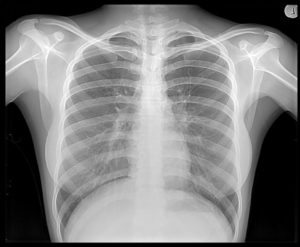
#> input picture lab4/Xray-300x247.jpg, 300 x 247 px, given in place of Xray.jpg, which was not available
$ python zadanie1.py
#> lines starting #> are read from the running program, lines starting #| are printed output that depends on the picture; pictures that were not available may be replaced by others from this repository, and a replacement may not be noted
#zmiana working directory na folder zawierajacy zdjecie
import os
os.chdir('/Users/komala/Documents/Python/zdjecia')

#importowanie uzywanych bibliotek
from matplotlib import pyplot as plt
import numpy as np
from skimage.color import rgb2gray
from skimage.exposure import cumulative_distribution
import cv2

#funkcja do rysowania histogramu i obrazu
def createHistogram(image,number_of_bins=256,cumulative=False):
    plt.figure()
    plt.subplot(2,1,1)
    plt.imshow(image,'gray')
    plt.xticks([]),plt.yticks([])
    plt.title('Picture')
    plt.subplot(2,1,2)
    plt.hist(np.ravel(image),bins = number_of_bins,cumulative = cumulative)
    plt.title('Histogram')
    plt.show()

#funkcja do pokazywania roznic pomiedzy obrazami
def showDifference(compute_img,gray_image):
    difference = np.subtract(compute_img,gray_image)
    plt.figure()
    plt.imshow(difference,'gray')
    plt.title('Difference between images')

#funkcja cdf(cumulative distibution funcyion)
def cdf(image):
    c, b = cumulative_distribution(image)
    c = np.insert(c, 0, [0]*b[0])
    c = np.append(c, [1]*(255-b[-1]))
    return c


#funkcja do wyrownywania histogramu
def equal_hist(image,number_of_bins=256):
    c = cdf(image)
    c_floor = np.floor(c*(number_of_bins-1))
    equal_img = (np.reshape(c_floor[image.ravel()],image.shape)).astype(np.uint8)
    return equal_img


#funkcja do dopasowywania histogramu
def match_hist(image_in,image_temp,number_of_bins=256):
    c = cdf(image_in)
    c_t = cdf(image_temp)
    pixels = np.arange(number_of_bins)
    new_pixels = np.interp(c, c_t, pixels)
    match_img = (np.reshape(new_pixels[image_in.ravel()], image_in.shape)).astype(np.uint8)
    return match_img


#gray picture - input
img = plt.imread('Xray.jpg')
#> img is the input picture: shape (247, 300, 3); min 0, max 255, mean 126.9
img_gray = rgb2gray(img)
img_gray_u8 = np.asarray(img_gray*255, dtype=np.uint8)
createHistogram(img_gray_u8,cumulative=True)
#gray picture - template
imgt = plt.imread('CT_lungs.png')
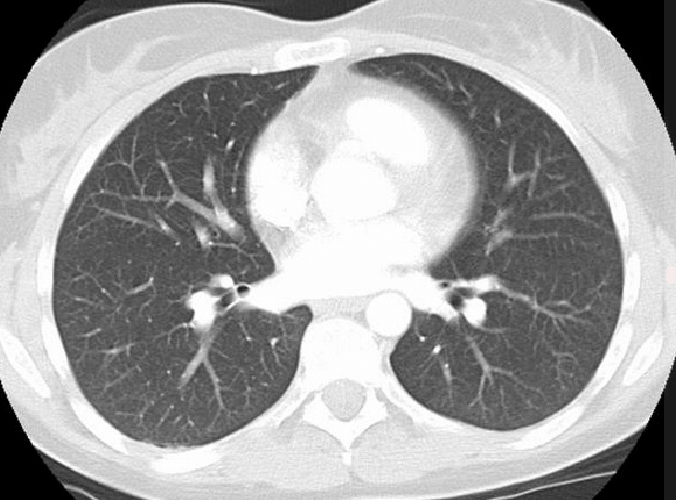
#> input picture lab6/CT_lungs.png, 676 x 500 px, found by its file name
#> imgt is the input picture: shape (500, 676, 4) float32; mean R, G, B, A 0.637, 0.637, 0.637, 1
imgt_gray = rgb2gray(imgt)
imgt_gray_u8 = np.asarray(imgt_gray*255, dtype=np.uint8)
createHistogram(imgt_gray_u8,cumulative=True)
#> call 2 of createHistogram, with number_of_bins = 256, cumulative = True
#> in createHistogram (call 2), `plt.show()`:
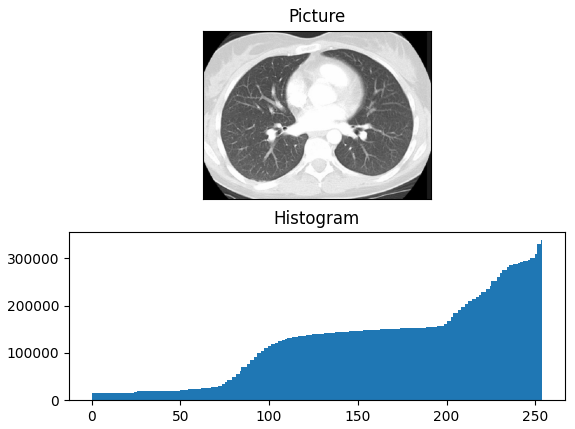
#> figure drawn by matplotlib, 2 panels; panel 2: tallest bar 338000 high, from x = 253 to 254

#equaled picture
equal_img = equal_hist(img_gray_u8)
#> in cdf, `c, b = cumulative_distribution(image)`: c = 256 values from 0.119 to 1; b = 256 values from 0 to 255
#> in equal_hist, `c = cdf(image)`: c = 256 values from 0.119 to 1
#> in equal_hist, `c_floor = np.floor(c*(number_of_bins-1))`: c_floor = 256 values from 30 to 255
#> in equal_hist, `equal_img = (np.reshape(c_floor[image.ravel()],image.shape)).astype(np..`:
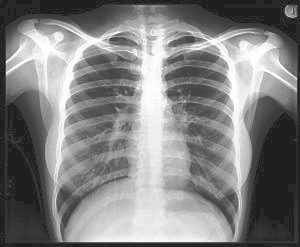
#> equal_img: shape (247, 300); min 30, max 255, mean 129.8
createHistogram(equal_img,cumulative=True)
#roznica pomiedzy obrazami
showDifference(equal_img,img_gray_u8)
#> in showDifference, `difference = np.subtract(compute_img,gray_image)`:
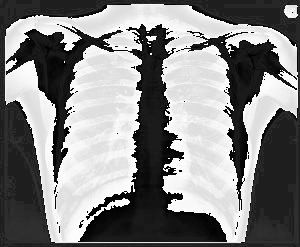
#> difference: shape (247, 300); min 0, max 255, mean 131.6
#cv2 equal image - dodatek
img2 = cv2.imread('Xray.jpg',0)
#> img2: shape (247, 300); min 0, max 255, mean 126.9
equal_cv2 = cv2.equalizeHist(img2)
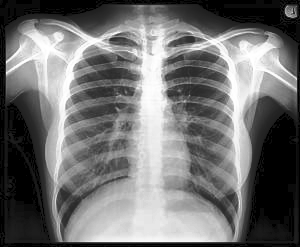
#> equal_cv2: shape (247, 300); min 0, max 255, mean 113.3

#matched picture
match_img = match_hist(img_gray_u8,imgt_gray_u8)
#> in match_hist, `c = cdf(image_in)`: c = 256 values from 0.119 to 1
#> in match_hist, `c_t = cdf(image_temp)`: c_t = 256 values from 0.0436 to 1
#> in match_hist, `new_pixels = np.interp(c, c_t, pixels)`: new_pixels = 256 values from 76.53 to 255
#> in match_hist, `match_img = (np.reshape(new_pixels[image_in.ravel()], image_in.shape))..`:
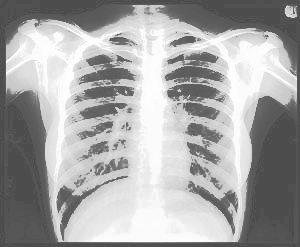
#> match_img: shape (247, 300); min 76, max 255, mean 166.6
createHistogram(match_img,cumulative=True)
#roznica pomiedzy obrazami
showDifference(match_img,img_gray_u8)
#> in showDifference (call 2), `difference = np.subtract(compute_img,gray_image)`:
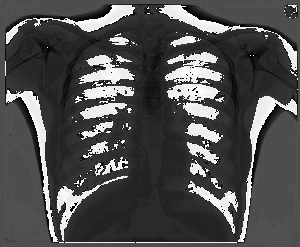
#> difference: shape (247, 300); min 0, max 255, mean 79.2
